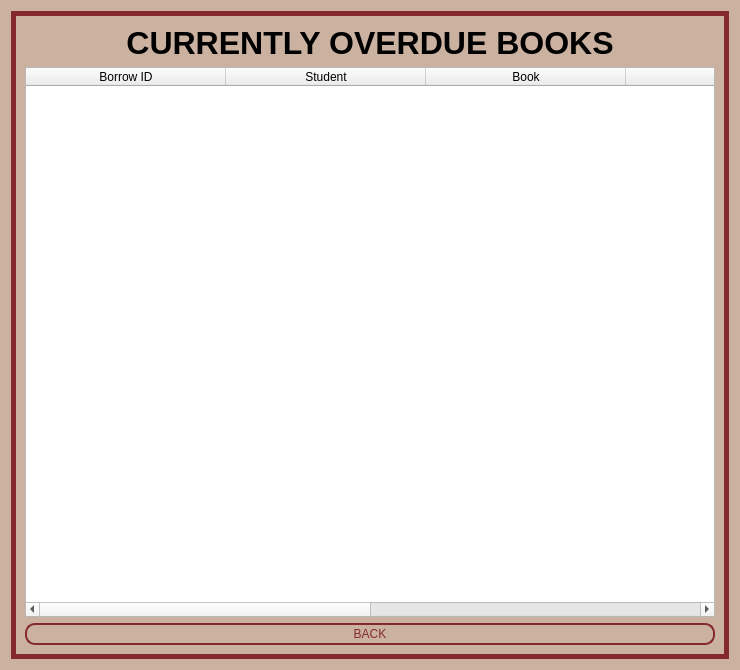
<?xml version="1.0" encoding="UTF-8"?>
<ui version="4.0">
 <class>CurrentlyOverdueBooks</class>
 <widget class="QWidget" name="CurrentlyOverdueBooks">
  <property name="geometry">
   <rect>
    <x>0</x>
    <y>0</y>
    <width>740</width>
    <height>670</height>
   </rect>
  </property>
  <property name="windowTitle">
   <string>Borrow History</string>
  </property>
  <property name="styleSheet">
   <string notr="true">.QWidget{background-color: #CBB1A0;border-radius: 10px}</string>
  </property>
  <layout class="QVBoxLayout" name="verticalLayout">
   <item>
    <widget class="QFrame" name="border">
     <property name="styleSheet">
      <string notr="true">#border{
	color: #842a2d;
}</string>
     </property>
     <property name="frameShape">
      <enum>QFrame::Box</enum>
     </property>
     <property name="lineWidth">
      <number>5</number>
     </property>
     <property name="midLineWidth">
      <number>5</number>
     </property>
     <layout class="QGridLayout" name="gridLayout">
      <item row="0" column="0">
       <widget class="QLabel" name="overdue_title_label">
        <property name="font">
         <font>
          <pointsize>24</pointsize>
          <bold>true</bold>
         </font>
        </property>
        <property name="styleSheet">
         <string notr="true">.QWidget{background-color: #CBB1A0;border-radius: 10px}</string>
        </property>
        <property name="text">
         <string>CURRENTLY OVERDUE BOOKS</string>
        </property>
        <property name="alignment">
         <set>Qt::AlignCenter</set>
        </property>
       </widget>
      </item>
      <item row="1" column="0">
       <widget class="QTableWidget" name="tableWidget">
        <attribute name="horizontalHeaderDefaultSectionSize">
         <number>200</number>
        </attribute>
        <column>
         <property name="text">
          <string>Borrow ID</string>
         </property>
        </column>
        <column>
         <property name="text">
          <string>Student</string>
         </property>
        </column>
        <column>
         <property name="text">
          <string>Book</string>
         </property>
        </column>
        <column>
         <property name="text">
          <string>Date</string>
         </property>
        </column>
        <column>
         <property name="text">
          <string>Issuer</string>
         </property>
        </column>
        <column>
         <property name="text">
          <string>Payment Amount</string>
         </property>
        </column>
       </widget>
      </item>
      <item row="2" column="0">
       <widget class="QPushButton" name="back_button">
        <property name="cursor">
         <cursorShape>PointingHandCursor</cursorShape>
        </property>
        <property name="styleSheet">
         <string notr="true">QPushButton{
	color: #842a2d;
	font: 17pt &quot;Franklin Gothic Book&quot;;
	border: 2px solid #842a2d;
	padding: 2px;
	border-radius: 10px;
	opacity: 100;
}

QPushButton:hover{
    background-color: #842a2d;
	color: #CBB1A0;
}</string>
        </property>
        <property name="text">
         <string>BACK</string>
        </property>
       </widget>
      </item>
     </layout>
    </widget>
   </item>
  </layout>
 </widget>
 <resources/>
 <connections/>
</ui>
